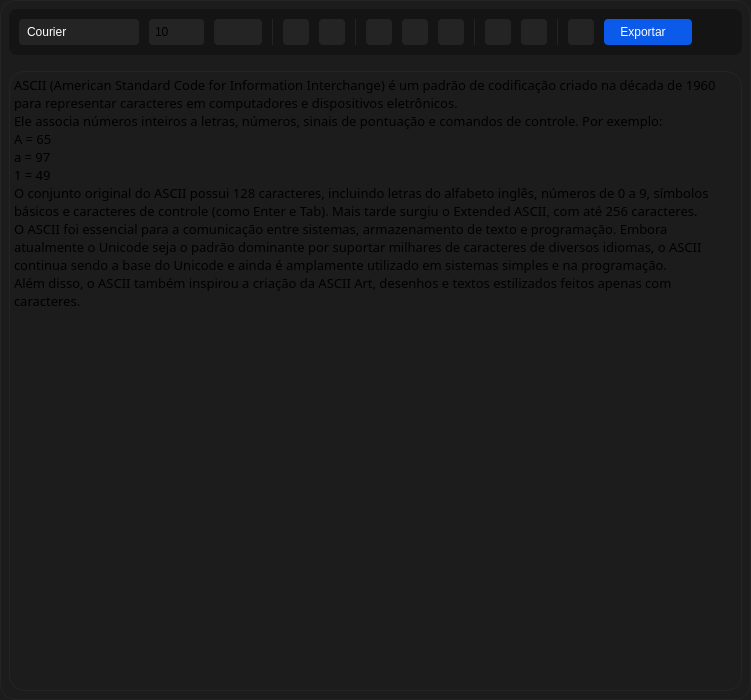
         <widget class="QFrame" name="frmAsciiDisplay">
          <property name="minimumSize">
           <size>
            <width>0</width>
            <height>700</height>
           </size>
          </property>
          <property name="styleSheet">
           <string notr="true">QFrame{
	background-color: rgb(28, 28, 28);
	border: 1px solid rgb(36, 36, 36);
	border-radius: 16px;
}</string>
          </property>
          <property name="frameShape">
           <enum>QFrame::Shape::StyledPanel</enum>
          </property>
          <property name="frameShadow">
           <enum>QFrame::Shadow::Raised</enum>
          </property>
          <layout class="QVBoxLayout" name="verticalLayout_72">
           <property name="spacing">
            <number>16</number>
           </property>
           <property name="leftMargin">
            <number>8</number>
           </property>
           <property name="topMargin">
            <number>8</number>
           </property>
           <property name="rightMargin">
            <number>8</number>
           </property>
           <property name="bottomMargin">
            <number>8</number>
           </property>
           <item>
            <widget class="QFrame" name="frmAsciiEditor">
             <property name="sizePolicy">
              <sizepolicy hsizetype="Preferred" vsizetype="Preferred">
               <horstretch>0</horstretch>
               <verstretch>0</verstretch>
              </sizepolicy>
             </property>
             <property name="minimumSize">
              <size>
               <width>0</width>
               <height>0</height>
              </size>
             </property>
             <property name="styleSheet">
              <string notr="true">QFrame{
	background-color: rgb(20, 20, 20);
	border: none;
	border-radius: 8px;
}</string>
             </property>
             <property name="frameShape">
              <enum>QFrame::Shape::StyledPanel</enum>
             </property>
             <property name="frameShadow">
              <enum>QFrame::Shadow::Raised</enum>
             </property>
             <layout class="QHBoxLayout" name="horizontalLayout_112">
              <property name="spacing">
               <number>10</number>
              </property>
              <property name="leftMargin">
               <number>10</number>
              </property>
              <property name="topMargin">
               <number>10</number>
              </property>
              <property name="rightMargin">
               <number>10</number>
              </property>
              <property name="bottomMargin">
               <number>10</number>
              </property>
              <item>
               <widget class="QFontComboBox" name="cmbFonte">
                <property name="minimumSize">
                 <size>
                  <width>0</width>
                  <height>26</height>
                 </size>
                </property>
                <property name="maximumSize">
                 <size>
                  <width>120</width>
                  <height>26</height>
                 </size>
                </property>
                <property name="styleSheet">
                 <string notr="true">QComboBox {
    background-color: rgb(36, 36, 36);
    border: none;
    border-radius: 4px;
    color: #ffffff;
    padding: 4px 8px 4px 8px ;
}

QComboBox:hover {
	background-color: rgb(36, 36, 36);
}

QComboBox::drop-down {
    subcontrol-origin: padding;
    subcontrol-position: top right;
    width: 30px;
    border: none;
	border-top-right-radius: 4px;
	border-bottom-right-radius: 4px;
    background: transparent; 
}

QComboBox::down-arrow {
    image: url(:/icons/arrow-down.svg); 
    width: 12px;
    height: 12px;
}

QComboBox::down-arrow:on {
    image: url(:/icons/arrow-up.svg);
}</string>
                </property>
                <property name="editable">
                 <bool>false</bool>
                </property>
                <property name="currentText">
                 <string>Cascadia Code</string>
                </property>
                <property name="currentIndex">
                 <number>0</number>
                </property>
                <property name="maxVisibleItems">
                 <number>30</number>
                </property>
                <property name="frame">
                 <bool>true</bool>
                </property>
                <property name="labelDrawingMode">
                 <enum>QComboBox::LabelDrawingMode::UseStyle</enum>
                </property>
                <property name="fontFilters">
                 <set>QFontComboBox::FontFilter::MonospacedFonts</set>
                </property>
                <property name="currentFont">
                 <font>
                  <family>Cascadia Code</family>
                  <pointsize>10</pointsize>
                 </font>
                </property>
               </widget>
              </item>
              <item>
               <widget class="QSpinBox" name="spnFontSize">
                <property name="minimumSize">
                 <size>
                  <width>0</width>
                  <height>0</height>
                 </size>
                </property>
                <property name="maximumSize">
                 <size>
                  <width>60</width>
                  <height>26</height>
                 </size>
                </property>
                <property name="styleSheet">
                 <string notr="true">QSpinBox {
    background-color: rgb(36, 36, 36);
    border: none;
    border-radius: 4px;
	padding: 4px; 
}

/* Botão de incremento (cima) */
QSpinBox::up-button {
    background-color: rgb(36, 36, 36);
    border: none;
    width: 20px;
    height: 8px;
    subcontrol-origin: border;
    subcontrol-position: top right;
    border-top-right-radius: 4px;
	padding: 4px; 
}

/* Botão de decremento (baixo) */
QSpinBox::down-button {
    background-color: rgb(36, 36, 36);
    border: none;
    width: 20px;
    height: 8px;
    subcontrol-origin: border;
    subcontrol-position: bottom right;
    border-bottom-right-radius: 4px;
	padding: 4px; 
}

/* Ícones das setas */
QSpinBox::up-arrow {
    image: url(:/icons/arrow-up.svg);
    width: 10px;
    height: 10px;
}

QSpinBox::down-arrow {
    image: url(:/icons/arrow-down.svg);
    width: 10px;
    height: 10px;
}

/* Hover opcional 
QSpinBox::up-button:hover,
QSpinBox::down-button:hover {
    background-color: rgb(46, 46, 46);
}*/
</string>
                </property>
                <property name="suffix">
                 <string/>
                </property>
                <property name="minimum">
                 <number>6</number>
                </property>
                <property name="maximum">
                 <number>32</number>
                </property>
                <property name="value">
                 <number>10</number>
                </property>
                <property name="displayIntegerBase">
                 <number>10</number>
                </property>
               </widget>
              </item>
              <item>
               <widget class="QComboBox" name="cmbTextColor">
                <property name="minimumSize">
                 <size>
                  <width>0</width>
                  <height>0</height>
                 </size>
                </property>
                <property name="maximumSize">
                 <size>
                  <width>70</width>
                  <height>26</height>
                 </size>
                </property>
                <property name="styleSheet">
                 <string notr="true">QComboBox {
    background-color: rgb(36, 36, 36);
    border: none;
    border-radius: 4px;
    color: #ffffff;
    padding: 4px 8px 4px 8px ;
}

QComboBox:hover {
	background-color: rgb(36, 36, 36);
}

QComboBox::drop-down {
    subcontrol-origin: padding;
    subcontrol-position: top right;
    width: 30px;
    border: none;
	border-top-right-radius: 4px;
	border-bottom-right-radius: 4px;
    background: transparent; 
}

QComboBox::down-arrow {
    image: url(:/icons/arrow-down.svg); 
    width: 12px;
    height: 12px;
}

QComboBox::down-arrow:on {
    image: url(:/icons/arrow-up.svg);
}</string>
                </property>
                <item>
                 <property name="text">
                  <string/>
                 </property>
                 <property name="icon">
                  <iconset resource="../assets/icons/resource_icons.qrc">
                   <normaloff>:/icons/ascyn_logo_16x16.svg</normaloff>:/icons/ascyn_logo_16x16.svg</iconset>
                 </property>
                </item>
               </widget>
              </item>
              <item>
               <widget class="Line" name="lineEditor_1">
                <property name="sizePolicy">
                 <sizepolicy hsizetype="Fixed" vsizetype="Minimum">
                  <horstretch>0</horstretch>
                  <verstretch>0</verstretch>
                 </sizepolicy>
                </property>
                <property name="minimumSize">
                 <size>
                  <width>0</width>
                  <height>0</height>
                 </size>
                </property>
                <property name="maximumSize">
                 <size>
                  <width>1</width>
                  <height>16777215</height>
                 </size>
                </property>
                <property name="styleSheet">
                 <string notr="true">QWidget{
	background-color: rgb(36, 36, 36);
	border-radius: 1px;
}</string>
                </property>
                <property name="orientation">
                 <enum>Qt::Orientation::Vertical</enum>
                </property>
               </widget>
              </item>
              <item>
               <widget class="QPushButton" name="btnBoldText">
                <property name="minimumSize">
                 <size>
                  <width>26</width>
                  <height>26</height>
                 </size>
                </property>
                <property name="maximumSize">
                 <size>
                  <width>26</width>
                  <height>26</height>
                 </size>
                </property>
                <property name="styleSheet">
                 <string notr="true">QPushButton{
	background-color: rgb(36, 36, 36);
	border: none;
	border-radius: 4px;
}

QPushButton::checked{
	background-color: rgb(28, 28, 28);
	/*border: 1px solid rgb(36, 36, 36),*/
	border: 1px solid rgb(12, 90, 234)
}
</string>
                </property>
                <property name="text">
                 <string/>
                </property>
                <property name="icon">
                 <iconset resource="../assets/icons/resource_icons.qrc">
                  <normaloff>:/icons/bold.svg</normaloff>:/icons/bold.svg</iconset>
                </property>
                <property name="iconSize">
                 <size>
                  <width>16</width>
                  <height>16</height>
                 </size>
                </property>
                <property name="checkable">
                 <bool>true</bool>
                </property>
                <property name="checked">
                 <bool>false</bool>
                </property>
               </widget>
              </item>
              <item>
               <widget class="QPushButton" name="btnItalicText">
                <property name="minimumSize">
                 <size>
                  <width>26</width>
                  <height>26</height>
                 </size>
                </property>
                <property name="maximumSize">
                 <size>
                  <width>26</width>
                  <height>26</height>
                 </size>
                </property>
                <property name="styleSheet">
                 <string notr="true">QPushButton{
	background-color: rgb(36, 36, 36);
	border: none;
	border-radius: 4px;
}
</string>
                </property>
                <property name="text">
                 <string/>
                </property>
                <property name="icon">
                 <iconset resource="../assets/icons/resource_icons.qrc">
                  <normaloff>:/icons/italic.svg</normaloff>:/icons/italic.svg</iconset>
                </property>
                <property name="iconSize">
                 <size>
                  <width>16</width>
                  <height>16</height>
                 </size>
                </property>
               </widget>
              </item>
              <item>
               <widget class="Line" name="lineEditor_2">
                <property name="sizePolicy">
                 <sizepolicy hsizetype="Fixed" vsizetype="Minimum">
                  <horstretch>0</horstretch>
                  <verstretch>0</verstretch>
                 </sizepolicy>
                </property>
                <property name="minimumSize">
                 <size>
                  <width>0</width>
                  <height>0</height>
                 </size>
                </property>
                <property name="maximumSize">
                 <size>
                  <width>1</width>
                  <height>16777215</height>
                 </size>
                </property>
                <property name="styleSheet">
                 <string notr="true">QWidget{
	background-color: rgb(36, 36, 36);
	border-radius: 1px;
}</string>
                </property>
                <property name="orientation">
                 <enum>Qt::Orientation::Vertical</enum>
                </property>
               </widget>
              </item>
              <item>
               <widget class="QPushButton" name="btnAlignLef">
                <property name="minimumSize">
                 <size>
                  <width>26</width>
                  <height>26</height>
                 </size>
                </property>
                <property name="maximumSize">
                 <size>
                  <width>26</width>
                  <height>26</height>
                 </size>
                </property>
                <property name="styleSheet">
                 <string notr="true">QPushButton{
	background-color: rgb(36, 36, 36);
	border: none;
	border-radius: 4px;
}
</string>
                </property>
                <property name="text">
                 <string/>
                </property>
                <property name="icon">
                 <iconset resource="../assets/icons/resource_icons.qrc">
                  <normaloff>:/icons/align-left.svg</normaloff>:/icons/align-left.svg</iconset>
                </property>
                <property name="iconSize">
                 <size>
                  <width>16</width>
                  <height>16</height>
                 </size>
                </property>
               </widget>
              </item>
              <item>
               <widget class="QPushButton" name="btnAlignCenter">
                <property name="minimumSize">
                 <size>
                  <width>26</width>
                  <height>26</height>
                 </size>
                </property>
                <property name="maximumSize">
                 <size>
                  <width>26</width>
                  <height>26</height>
                 </size>
                </property>
                <property name="styleSheet">
                 <string notr="true">QPushButton{
	background-color: rgb(36, 36, 36);
	border: none;
	border-radius: 4px;
}
</string>
                </property>
                <property name="text">
                 <string/>
                </property>
                <property name="icon">
                 <iconset resource="../assets/icons/resource_icons.qrc">
                  <normaloff>:/icons/align-center.svg</normaloff>:/icons/align-center.svg</iconset>
                </property>
                <property name="iconSize">
                 <size>
                  <width>16</width>
                  <height>16</height>
                 </size>
                </property>
               </widget>
              </item>
              <item>
               <widget class="QPushButton" name="btnAlignRight">
                <property name="minimumSize">
                 <size>
                  <width>26</width>
                  <height>26</height>
                 </size>
                </property>
                <property name="maximumSize">
                 <size>
                  <width>26</width>
                  <height>26</height>
                 </size>
                </property>
                <property name="styleSheet">
                 <string notr="true">QPushButton{
	background-color: rgb(36, 36, 36);
	border: none;
	border-radius: 4px;
}
</string>
                </property>
                <property name="text">
                 <string/>
                </property>
                <property name="icon">
                 <iconset resource="../assets/icons/resource_icons.qrc">
                  <normaloff>:/icons/align-right.svg</normaloff>:/icons/align-right.svg</iconset>
                </property>
                <property name="iconSize">
                 <size>
                  <width>16</width>
                  <height>16</height>
                 </size>
                </property>
               </widget>
              </item>
              <item>
               <widget class="Line" name="lineEditor_3">
                <property name="sizePolicy">
                 <sizepolicy hsizetype="Fixed" vsizetype="Minimum">
                  <horstretch>0</horstretch>
                  <verstretch>0</verstretch>
                 </sizepolicy>
                </property>
                <property name="minimumSize">
                 <size>
                  <width>0</width>
                  <height>0</height>
                 </size>
                </property>
                <property name="maximumSize">
                 <size>
                  <width>1</width>
                  <height>16777215</height>
                 </size>
                </property>
                <property name="styleSheet">
                 <string notr="true">QWidget{
	background-color: rgb(36, 36, 36);
	border-radius: 1px;
}</string>
                </property>
                <property name="orientation">
                 <enum>Qt::Orientation::Vertical</enum>
                </property>
               </widget>
              </item>
              <item>
               <widget class="QPushButton" name="btnCopy">
                <property name="minimumSize">
                 <size>
                  <width>26</width>
                  <height>26</height>
                 </size>
                </property>
                <property name="maximumSize">
                 <size>
                  <width>26</width>
                  <height>26</height>
                 </size>
                </property>
                <property name="styleSheet">
                 <string notr="true">QPushButton{
	background-color: rgb(36, 36, 36);
	border: none;
	border-radius: 4px;
}
</string>
                </property>
                <property name="text">
                 <string/>
                </property>
                <property name="icon">
                 <iconset resource="../assets/icons/resource_icons.qrc">
                  <normaloff>:/icons/copy.svg</normaloff>:/icons/copy.svg</iconset>
                </property>
                <property name="iconSize">
                 <size>
                  <width>16</width>
                  <height>16</height>
                 </size>
                </property>
               </widget>
              </item>
              <item>
               <widget class="QPushButton" name="btnCut">
                <property name="minimumSize">
                 <size>
                  <width>26</width>
                  <height>26</height>
                 </size>
                </property>
                <property name="maximumSize">
                 <size>
                  <width>26</width>
                  <height>26</height>
                 </size>
                </property>
                <property name="styleSheet">
                 <string notr="true">QPushButton{
	background-color: rgb(36, 36, 36);
	border: none;
	border-radius: 4px;
}
</string>
                </property>
                <property name="text">
                 <string/>
                </property>
                <property name="icon">
                 <iconset resource="../assets/icons/resource_icons.qrc">
                  <normaloff>:/icons/cut.svg</normaloff>:/icons/cut.svg</iconset>
                </property>
                <property name="iconSize">
                 <size>
                  <width>16</width>
                  <height>16</height>
                 </size>
                </property>
               </widget>
              </item>
              <item>
               <widget class="Line" name="lineEditor_4">
                <property name="sizePolicy">
                 <sizepolicy hsizetype="Fixed" vsizetype="Minimum">
                  <horstretch>0</horstretch>
                  <verstretch>0</verstretch>
                 </sizepolicy>
                </property>
                <property name="minimumSize">
                 <size>
                  <width>0</width>
                  <height>0</height>
                 </size>
                </property>
                <property name="maximumSize">
                 <size>
                  <width>1</width>
                  <height>16777215</height>
                 </size>
                </property>
                <property name="styleSheet">
                 <string notr="true">QWidget{
	background-color: rgb(36, 36, 36);
	border-radius: 1px;
}</string>
                </property>
                <property name="orientation">
                 <enum>Qt::Orientation::Vertical</enum>
                </property>
               </widget>
              </item>
              <item>
               <widget class="QPushButton" name="btnDelete">
                <property name="minimumSize">
                 <size>
                  <width>26</width>
                  <height>26</height>
                 </size>
                </property>
                <property name="maximumSize">
                 <size>
                  <width>26</width>
                  <height>26</height>
                 </size>
                </property>
                <property name="styleSheet">
                 <string notr="true">QPushButton{
	background-color: rgb(36, 36, 36);
	border: none;
	border-radius: 4px;
}
</string>
                </property>
                <property name="text">
                 <string/>
                </property>
                <property name="icon">
                 <iconset resource="../assets/icons/resource_icons.qrc">
                  <normaloff>:/icons/delete.svg</normaloff>:/icons/delete.svg</iconset>
                </property>
                <property name="iconSize">
                 <size>
                  <width>16</width>
                  <height>16</height>
                 </size>
                </property>
               </widget>
              </item>
              <item>
               <widget class="QPushButton" name="btnExport">
                <property name="sizePolicy">
                 <sizepolicy hsizetype="Preferred" vsizetype="Fixed">
                  <horstretch>0</horstretch>
                  <verstretch>0</verstretch>
                 </sizepolicy>
                </property>
                <property name="minimumSize">
                 <size>
                  <width>0</width>
                  <height>26</height>
                 </size>
                </property>
                <property name="maximumSize">
                 <size>
                  <width>97</width>
                  <height>26</height>
                 </size>
                </property>
                <property name="font">
                 <font>
                  <fontweight>DemiBold</fontweight>
                 </font>
                </property>
                <property name="layoutDirection">
                 <enum>Qt::LayoutDirection::RightToLeft</enum>
                </property>
                <property name="styleSheet">
                 <string notr="true">QPushButton{
	background-color: rgb(12, 90, 234);
	color:rgb(255, 255, 255);
	border: none;
	border-radius: 4px;
	padding: 4px 16px 4px 16px;
}

QPushButton::hover{
	background-color: rgb(12, 90, 234);
	border: none;
	border-radius: 4px;
	padding: 4px 16px 4px 16px;
}
</string>
                </property>
                <property name="text">
                 <string>Exportar   </string>
                </property>
                <property name="icon">
                 <iconset resource="../assets/icons/resource_icons.qrc">
                  <normaloff>:/icons/export.svg</normaloff>:/icons/export.svg</iconset>
                </property>
                <property name="shortcut">
                 <string/>
                </property>
                <property name="autoRepeat">
                 <bool>false</bool>
                </property>
                <property name="autoExclusive">
                 <bool>false</bool>
                </property>
                <property name="flat">
                 <bool>false</bool>
                </property>
               </widget>
              </item>
              <item>
               <spacer name="hspacerEditor">
                <property name="orientation">
                 <enum>Qt::Orientation::Horizontal</enum>
                </property>
                <property name="sizeHint" stdset="0">
                 <size>
                  <width>40</width>
                  <height>20</height>
                 </size>
                </property>
               </spacer>
              </item>
             </layout>
            </widget>
           </item>
           <item>
            <widget class="QPlainTextEdit" name="pteAsciiArt">
             <property name="font">
              <font>
               <family>Cascadia Code</family>
               <pointsize>10</pointsize>
               <bold>false</bold>
               <stylestrategy>PreferDefault</stylestrategy>
               <kerning>true</kerning>
              </font>
             </property>
             <property name="mouseTracking">
              <bool>false</bool>
             </property>
             <property name="layoutDirection">
              <enum>Qt::LayoutDirection::LeftToRight</enum>
             </property>
             <property name="styleSheet">
              <string notr="true">QPlainTextEdit {
    selection-background-color: #6B9FFF;
    selection-color: black;
}</string>
             </property>
             <property name="frameShape">
              <enum>QFrame::Shape::StyledPanel</enum>
             </property>
             <property name="verticalScrollBarPolicy">
              <enum>Qt::ScrollBarPolicy::ScrollBarAsNeeded</enum>
             </property>
             <property name="sizeAdjustPolicy">
              <enum>QAbstractScrollArea::SizeAdjustPolicy::AdjustIgnored</enum>
             </property>
             <property name="tabChangesFocus">
              <bool>true</bool>
             </property>
             <property name="plainText">
              <string>ASCII (American Standard Code for Information Interchange) é um padrão de codificação criado na década de 1960 para representar caracteres em computadores e dispositivos eletrônicos.
Ele associa números inteiros a letras, números, sinais de pontuação e comandos de controle. Por exemplo:
A = 65
a = 97
1 = 49
O conjunto original do ASCII possui 128 caracteres, incluindo letras do alfabeto inglês, números de 0 a 9, símbolos básicos e caracteres de controle (como Enter e Tab). Mais tarde surgiu o Extended ASCII, com até 256 caracteres.
O ASCII foi essencial para a comunicação entre sistemas, armazenamento de texto e programação. Embora atualmente o Unicode seja o padrão dominante por suportar milhares de caracteres de diversos idiomas, o ASCII continua sendo a base do Unicode e ainda é amplamente utilizado em sistemas simples e na programação.
Além disso, o ASCII também inspirou a criação da ASCII Art, desenhos e textos estilizados feitos apenas com caracteres.</string>
             </property>
             <property name="textInteractionFlags">
              <set>Qt::TextInteractionFlag::TextSelectableByKeyboard|Qt::TextInteractionFlag::TextSelectableByMouse</set>
             </property>
             <property name="backgroundVisible">
              <bool>false</bool>
             </property>
             <property name="centerOnScroll">
              <bool>false</bool>
             </property>
             <property name="placeholderText">
              <string/>
             </property>
            </widget>
           </item>
          </layout>
         </widget>
